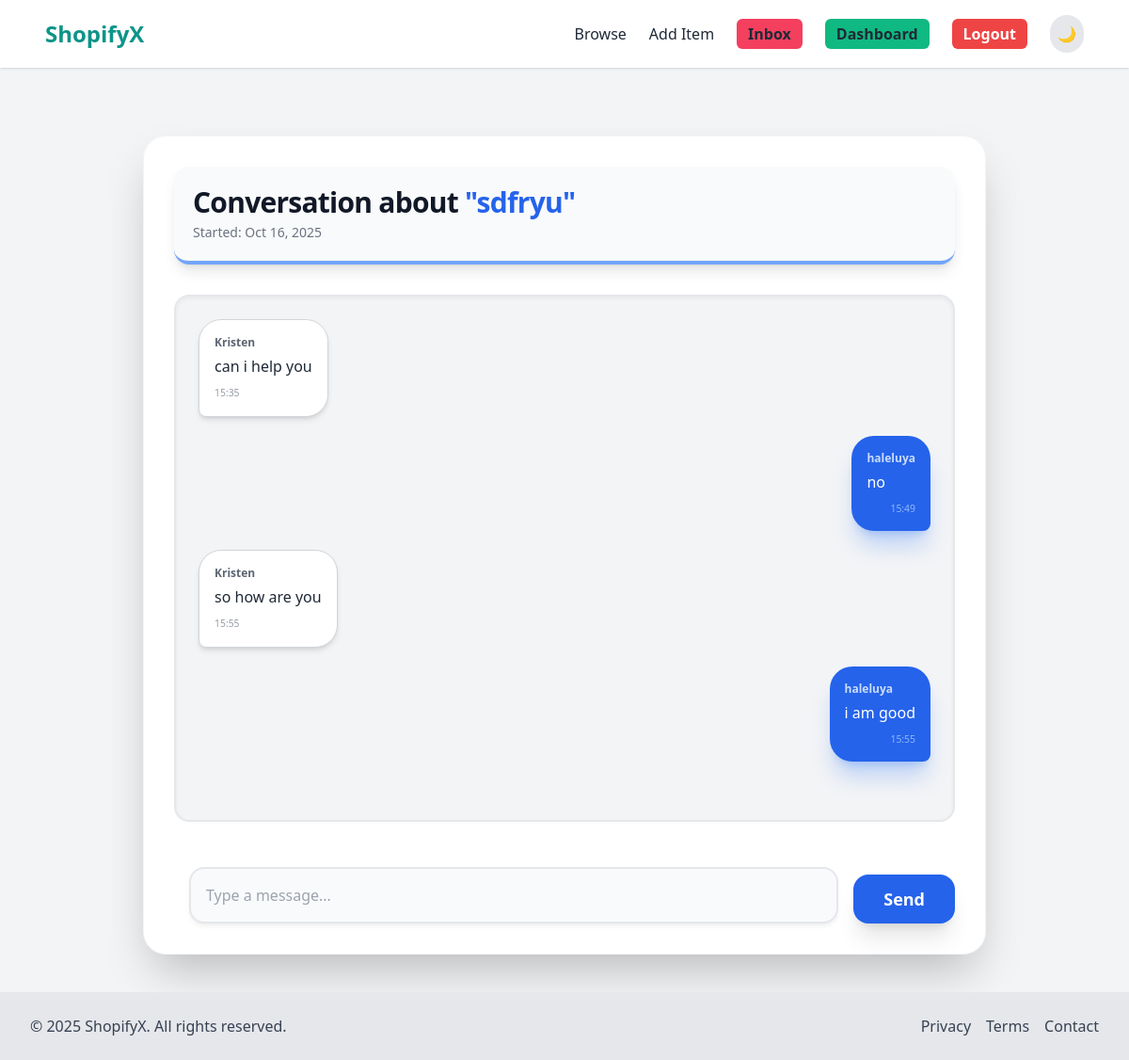
The app's page /inbox/5/ (signed in) with its own data.
### conversation/models.py (models this page shows)
class Conversation(models.Model):
    item = models.ForeignKey(Item, related_name='conversations', on_delete=models.CASCADE)
    members = models.ManyToManyField(User, related_name='conversations')
    created_at = models.DateTimeField(auto_now_add=True)
    modified_at = models.DateTimeField(auto_now=True)
    class Meta:
        ordering = ('-modified_at',)

class ConversationMessage(models.Model):
    conversation = models.ForeignKey(Conversation, related_name='messages', on_delete=models.CASCADE)
    content = models.TextField()  # make sure form uses this field
    created_at = models.DateTimeField(auto_now_add=True)
    created_by = models.ForeignKey(User, related_name='created_messages', on_delete=models.CASCADE)

### item/models.py (models this page shows, shortened)
class Item(models.Model):
    category = models.ForeignKey(Catagory, on_delete=models.CASCADE, related_name='items')
    name = models.CharField(max_length=255)
    description = models.TextField()
    price = models.DecimalField(max_digits=10, decimal_places=2)
    image = models.ImageField(upload_to='items_images', null=True, blank=True, default='default.jpg')
    is_sold = models.BooleanField(default=False)
    created_at = models.DateTimeField(auto_now_add=True)
    created_by = models.ForeignKey(user, related_name='items', on_delete=models.CASCADE)
    class Meta:
        ordering = ['name']
        verbose_name = "Item"
        verbose_name_plural = "Items"

### conversation/views.py (the view)
# urls.py: path('<int:pk>/', views.detail, name='detail'),
@login_required
def detail(request, pk):
    conversation = get_object_or_404(Conversation, pk=pk)
    messages = ConversationMessage.objects.filter(conversation=conversation).order_by('created_at')
    if request.method == 'POST':
        form = ConversationMessageForm(request.POST)
        if form.is_valid():
            message = form.save(commit=False)
            message.conversation = conversation
            message.created_by = request.user
            message.save()
            return redirect('conversation:detail', pk=pk)
    else:
        form = ConversationMessageForm()
    palette = [
        "bg-green-200 dark:bg-green-600",
        "bg-yellow-200 dark:bg-yellow-600",
        "bg-purple-200 dark:bg-purple-600",
        "bg-pink-200 dark:bg-pink-600",
        "bg-indigo-200 dark:bg-indigo-600",
    ]
    member_colors = {}
    other_members = [m for m in conversation.members.all() if m != request.user]
    for i, member in enumerate(other_members):
        member_colors[member.id] = palette[i % len(palette)]
    return render(request, 'conversation/detail.html', {
        'conversation': conversation,
        'messages': messages,
        'form': form,
        'member_colors': member_colors,
    })

### conversation/forms.py
class ConversationMessageForm(forms.ModelForm):
    class Meta:
        model = ConversationMessage
        fields = ('content',)
        widgets = {
            'content': forms.TextInput(attrs={
                'placeholder': 'Type a message...',
                'class': 'flex-1 px-4 py-2 border rounded-xl focus:outline-none focus:ring-2 focus:ring-teal-500'
            })
        }

### conversation/templates/conversation/detail.html (shortened to what this page needs)
{% extends 'core/base.html' %}
{% load static %}
{% block content %}
<div class="max-w-4xl mx-auto mt-8 p-8 bg-white dark:bg-gray-800 rounded-3xl shadow-2xl border border-gray-100 dark:border-gray-700 flex flex-col space-y-8">
    <div class="p-5 bg-gray-50 dark:bg-gray-700 rounded-2xl shadow-lg border-b-4 border-blue-500/70 dark:border-blue-500/50">
        <h1 class="text-3xl font-extrabold text-gray-900 dark:text-gray-50 tracking-tight">
            Conversation about <span class="text-blue-600 dark:text-blue-400">"{{ conversation.item.name }}"</span>
        </h1>
        <p class="text-sm text-gray-500 dark:text-gray-300 mt-1">
            Started: {{ conversation.created_at|date:"M d, Y" }}
        </p>
    </div>
    <div class="flex flex-col space-y-5 p-6 bg-gray-100 dark:bg-gray-900 rounded-2xl shadow-inner border-2 border-gray-200 dark:border-gray-700" style="height: 70vh; overflow-y: auto;">
        {% if messages %}
            {% for message in messages %}
                <div class="flex {% if message.created_by == request.user %}justify-end{% else %}justify-start{% endif %}">
                    <div class="max-w-[75%] p-4 rounded-3xl transition duration-300 ease-in-out transform hover:scale-[1.01]
                        {% if message.created_by == request.user %}
                            bg-blue-600 text-white rounded-br-lg shadow-xl shadow-blue-500/30
                        {% else %}
                            bg-white dark:bg-gray-700 text-gray-800 dark:text-gray-100 rounded-bl-lg border border-gray-300 dark:border-gray-600 shadow-md
                        {% endif %}">
                        <p class="text-xs font-bold mb-1 opacity-90
                            {% if message.created_by == request.user %}
                                text-blue-100
                            {% else %}
                                text-gray-600 dark:text-gray-300
                            {% endif %}">
                            {{ message.created_by.username }}
                        </p>
                        <p class="break-words whitespace-pre-wrap leading-relaxed">{{ message.content }}</p>
                        <span class="text-[0.65rem] mt-2 block opacity-70
                            {% if message.created_by == request.user %}
                                text-blue-200 text-right
                            {% else %}
                                text-gray-500 dark:text-gray-400 text-left
                            {% endif %}">
                            {{ message.created_at|date:"H:i" }}
                        </span>
                    </div>
                </div>
            {% endfor %}
        {% else %}
            <div class="flex items-center justify-center h-full">
                <p class="text-lg text-gray-400 dark:text-gray-500 font-medium">
                    <i class="fas fa-comment-dots mr-2"></i> No messages yet. Start the conversation below!
                </p>
            </div>
        {% endif %}
    </div>
    <form method="post" class="flex items-end space-x-4 pt-4">
        <div class="flex-grow">
            {{ form.content }}
        </div>
        <button type="submit" class="py-3 px-8 text-lg bg-blue-600 hover:bg-blue-700 active:bg-blue-800 rounded-2xl text-white font-bold shadow-xl transition duration-150 ease-in-out transform hover:scale-[1.02] disabled:opacity-50">
            Send
        </button>
    </form>
</div>
{% endblock %}

### core/templates/core/base.html (style rules this page uses)
body { transition: background-color 0.4s, color 0.4s; }

### conversation/templates/conversation/detail.html (style rules this page uses)
#id_content { width: 100%; padding: 1rem; border-radius: 1rem; border: 2px solid #e5e7eb; resize: none; box-shadow: 0 4px 6px -1px rgba(0, 0, 0, 0.05), 0 2px 4px -2px rgba(0, 0, 0, 0.05); background-color: #f9fafb; transition: all 0.2s ease-in-out; }

### records on screen
Conversation: item.name "sdfryu", created_at "Oct 16, 2025"
ConversationMessage: created_by.username "Kristen", content "can i help you", created_at "15:35"
ConversationMessage: created_by.username "haleluya", content "no", created_at "15:49"
ConversationMessage: created_by.username "Kristen", content "so how are you", created_at "15:55"
ConversationMessage: created_by.username "haleluya", content "i am good", created_at "15:55"
